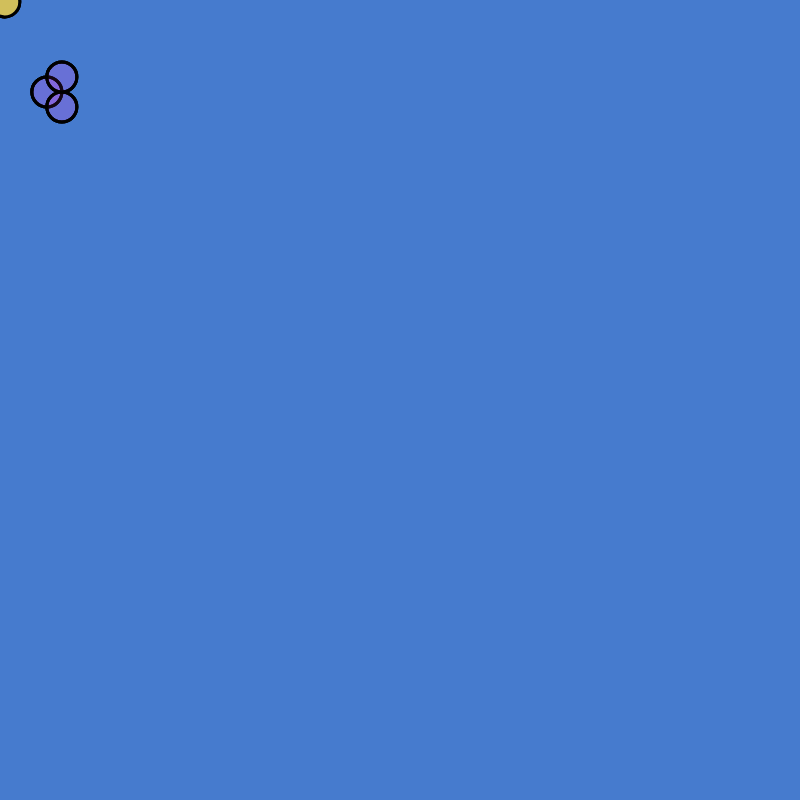
Frame 1 (no input)
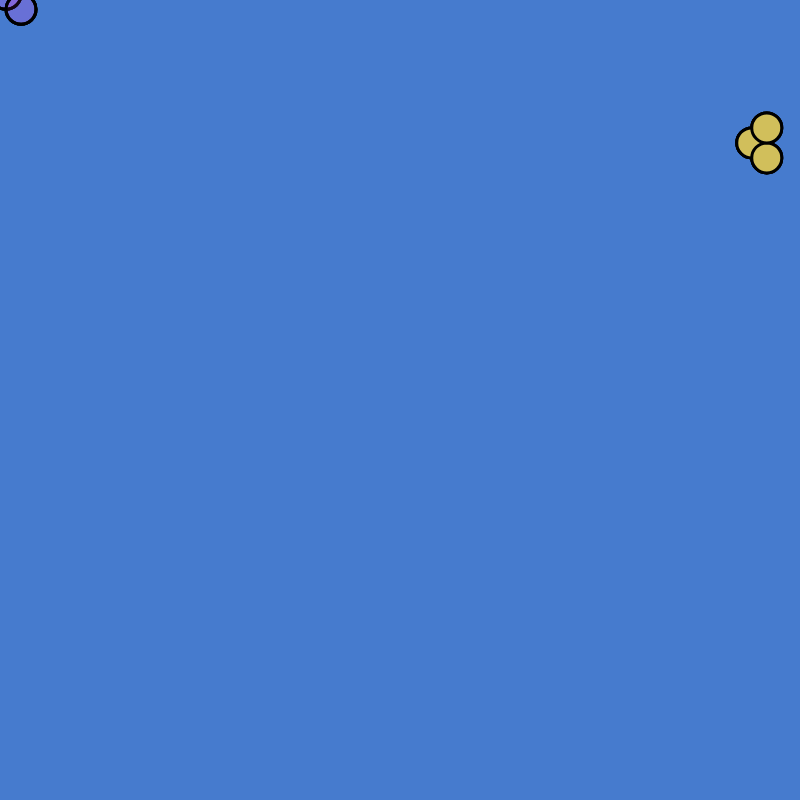
Frame 60 (no input)
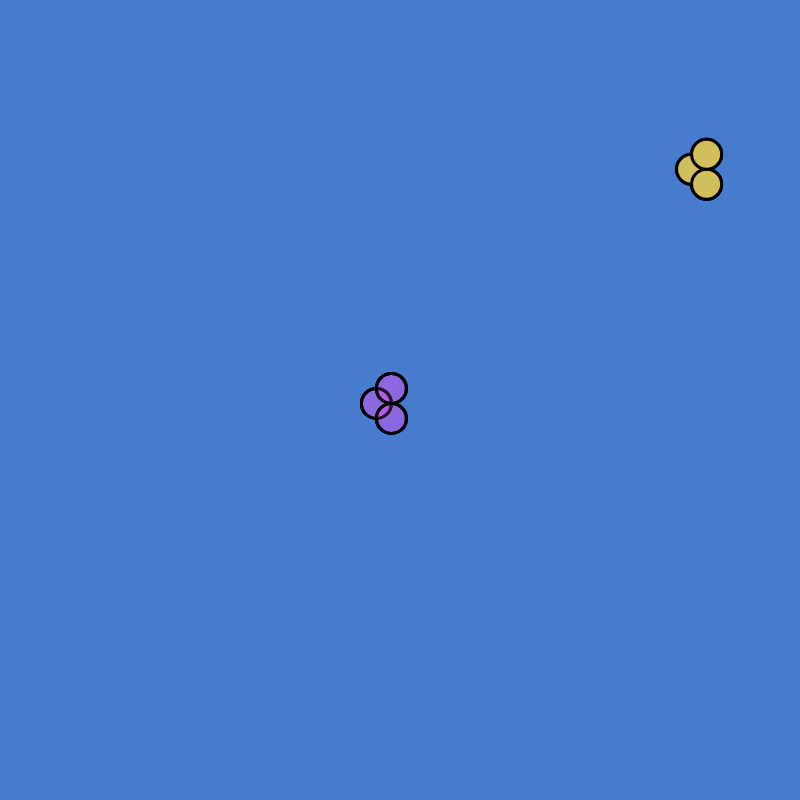
Frame 120 (the mouse pressed at the canvas centre since frame 60)

The p5.js sketch that drew these frames (run headless with seeded random() and noise() and a simulated clock; from frame 60 on, the mouse is pressed at the canvas centre):

// p5.js sketch
// ── sketch.js
var medBlu;

var b1;
var b2;
var liteB, melon, pink, orange, mustard, ring;
var clrs = [];


function setup() {
  medBlu = color(70, 123, 206);

  liteBlu = color(87, 199, 232);
  melon = color(232, 141, 103, random(10, 50));
  pink = color(220, 82, 245);
  mustard = color(209, 191, 91);
  ring = color(114, 232, 120);
  
  //createCanvas(displayWidth, displayHeight);
  createCanvas(800, 800);

  background(medBlu);
   clrs[0] = mustard;
   clrs[1] = melon;
   clrs[2] = pink;
   clrs[3] = orange;
   clrs[4] = ring;

  b1 = new Blob(0, 0, 3, 30);
  b2 = new Blob(50, 100, 3, 30)

}

function draw() {
  background(medBlu); // medBlue
  //update the opacity
  var r = random(10, 50)
 
  clrs[2] = color(220, 82, 245, r);

 
  //now calling method and applying them to various objects
   b1.randMove();
   b2.drunkAttract();
  //b1.reflect(); // comment out b1.randMove() above
  
  // once we've called those methods that update
  // variables associated with location, we can now
  // re-draw the object with the updated values
  b1.display(clrs[0]);
  
  b2.display(clrs[2]);
 

}


function keyReleased() {
  b1.initialize();
}


function keyPressed() {
  background(0);
  b1.xPos = random(width);
  b1.yPos = random(height);
}

class Blob {
  constructor(x_, y_, n, w_){
  this.num = n; //3;
  this.xPos = x_; //0;
  this.yPos = y_; //0;
  this.w = w_; //40;

  
  this.v = 0;
  this.oldX = 0;
  this.oldY = 0;

  this.thex, this.they;
  this.a; //angle

  this.velocity = random(5, 10);
  this.a = random(0, TWO_PI);

  }

  //this.reflect = function() {
  reflect(){
    // polar to cartesian transformation:
    this.xPos = this.xPos + this.v * cos(this.a);
    this.yPos = this.yPos + this.v * sin(this.a);

    if (this.xPos > width) a = PI - this.a;
    if (this.xPos < 0) this.a = PI - this.a;
    if (this.yPos > height) this.a = TWO_PI - this.a;
    if (this.yPos < 0) this.a = TWO_PI - this.a;

  }

  drunkAttract(){
  //this.drunkAttract = function() {

    // drunk, brownian motion
    var dx = mouseX - this.xPos;
    var dy = mouseY - this.yPos;

    this.xPos = this.xPos + random(0, 0.2) * dx + random(-10, 10);
    this.yPos = this.yPos + random(0, 0.2) * dy + random(-10, 10);


  }

  //this.randMove = function() {
  randMove(){
    // scooting around
    this.xPos = this.oldX + random(-20, 20);
    this.yPos = this.oldY + random(-20, 20);

    //store new values for next go:
    this.oldX = this.xPos;
    this.oldY = this.yPos;

    // checking the boundaries
    this.checkB_randMove();
  }

  checkB_randMove(){
  //this.checkB_randMove = function() {
    // checking the boundaries
    if (this.xPos > width) this.oldX = 0;
    if (this.xPos < 0) this.oldX = width;
    if (this.yPos > height) this.oldY = 0;
    if (this.yPos < 0) this.oldY = height;
  }

  display(clr_2){
  //this.display = function(clr_2) { //display(x_, y_, clr1, clr2){  //clr_1, clr_2
    //xPos = x_;
    //yPos = y_;
    // draw the shape
    strokeWeight(3);
    stroke(0);  //clr_2
    fill(clr_2); //clr_1
    for (var i = 0; i < this.num; i++) {

      ellipse(this.xPos, this.yPos, this.w, this.w);
      ellipse(this.xPos + (this.w * .5), this.yPos + (this.w * .5), this.w, this.w);
      ellipse(this.xPos + (this.w * .5), this.yPos - (this.w * .5), this.w, this.w);

    }
  }

  initialize(){
  //this.initialize = function() {
    this.xLoc = random(0, width);
    this.yLoc = random(0, height);
    this.v = random(5, 20); // random velocity
    this.a = random(0, TWO_PI); // random angle
  }
}
